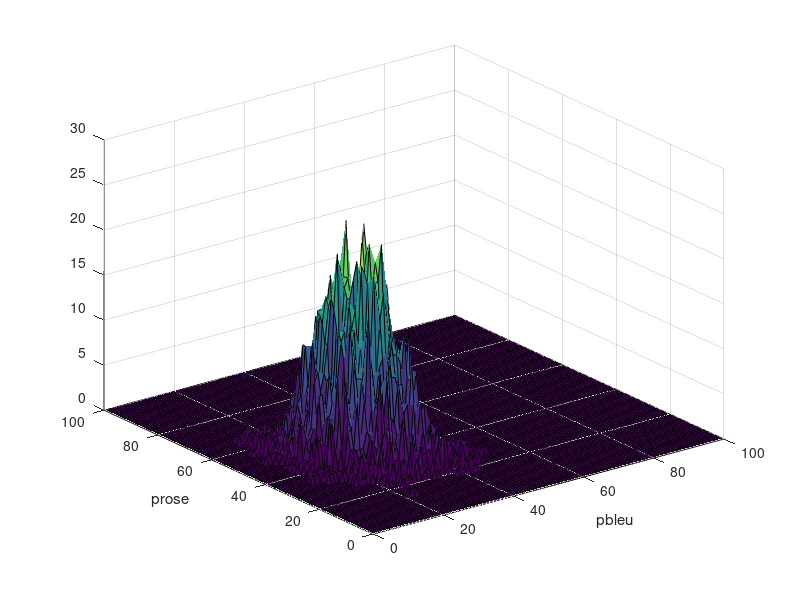

MATLAB code to generate this figure:
M = zeros(101,101);
for p_rose=0:100
for p_bleu=0:100
if(p_rose + p_bleu <=100) %On exclue les valeur de proba impossible
p_vert = 100 - p_rose - p_bleu;
Bonbons = rand(1000, 42)*100;
nombre_rose = sum(Bonbons<p_rose, 2);
nombre_bleu = sum(Bonbons>=p_rose & Bonbons < p_rose + p_bleu, 2);
nombre_vert = sum(Bonbons >= p_rose + p_bleu, 2);
Nombre_Bonbon = [nombre_rose nombre_bleu nombre_vert];
total = sum(ismember(Nombre_Bonbon, [17 11 14], 'rows')); 
M(p_rose+1, p_bleu+1) = total;
end
end
end
prose = 0:100;
pbleu = 0:100;
surf(0:100, 0:100, M); %Attention, le premier axe represente l'axe des x, donc les
%colonnes, donc pbleu
%surf utilise une representation x,y tandis que M a ete remplie avec une
%representation
%ligne,colonne
xlabel('pbleu');
ylabel('prose');